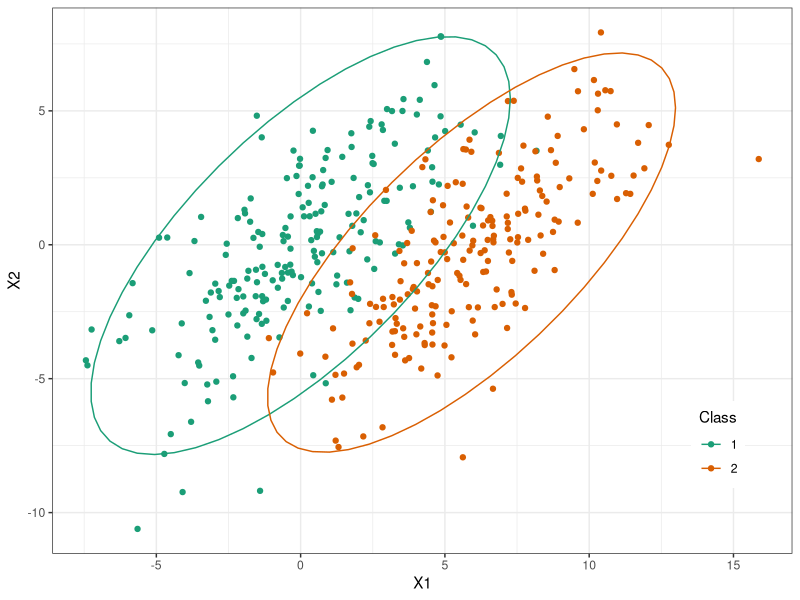
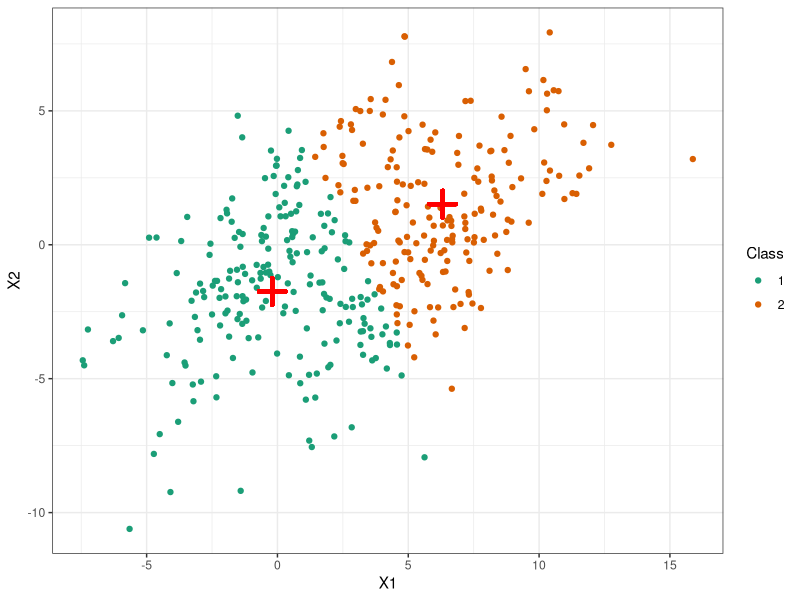
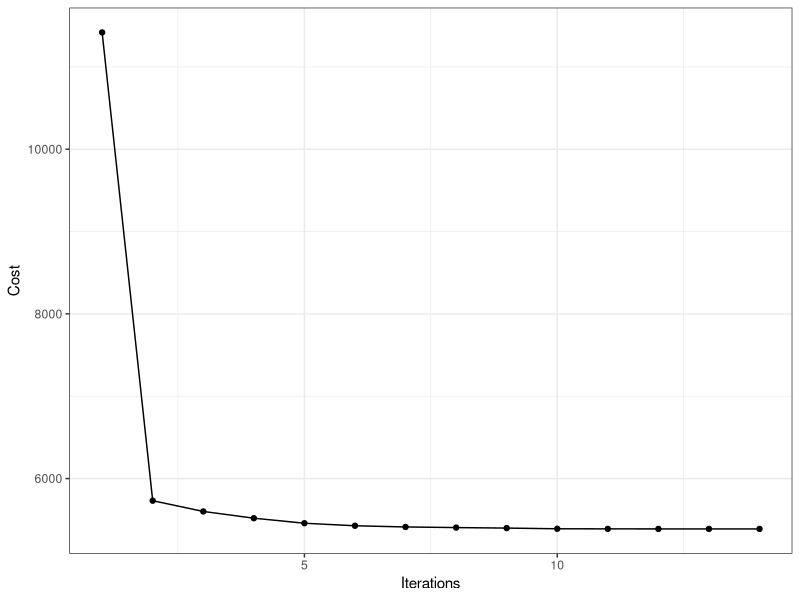
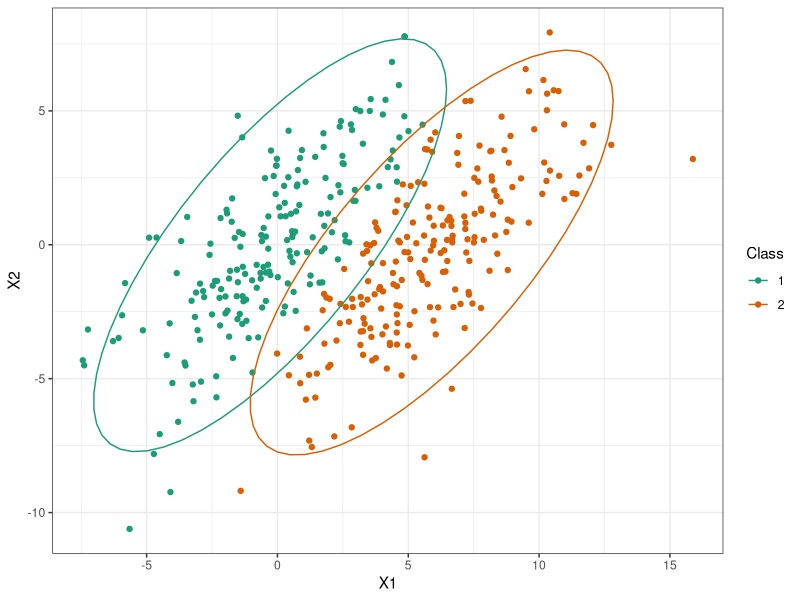
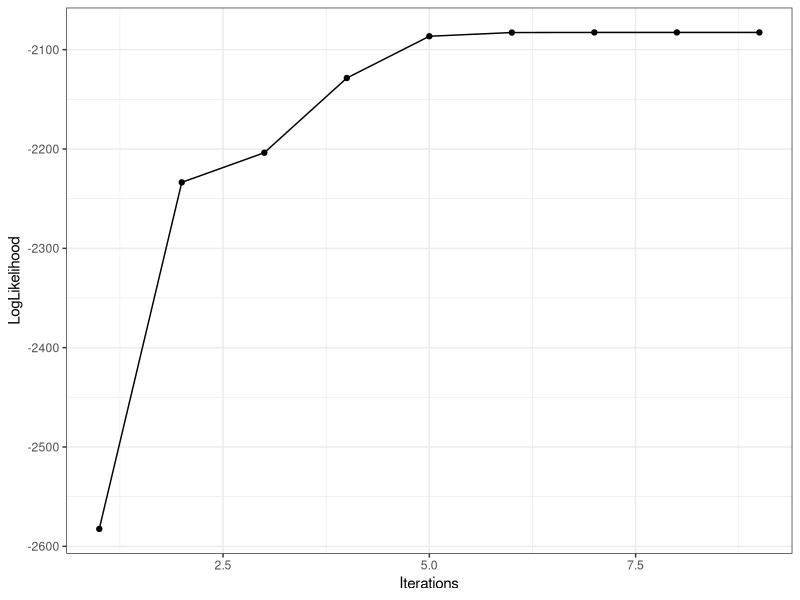

The R source for these figures, in order:
## ---- chunk 1
library(MASS)
library(ggplot2)
set.seed(101)
mu_1 <- c(0.1, 0.1); mu_2 <- c(6.0, 0.1)
Sigma <- matrix(c(10, 7, 7, 10), nrow = 2)
# Generate two samples
sample_1 <- mvrnorm(n=200, mu=mu_1, Sigma = Sigma)
sample_2 <- mvrnorm(n=200, mu=mu_2, Sigma = Sigma)

sample <- rbind(sample_1, sample_2)
colnames(sample) <- c("X1", "X2")
classes <- c(rep(1, 200), rep(2, 200))
data <- as.data.frame(sample)
data["Class"] <- as.factor(classes)
## ---- chunk 2
p <- ggplot(data, aes(X1, X2, color = Class)) +
  geom_point() + stat_ellipse(type = "norm") + theme_bw()
legend <- theme(legend.position = c(0.9, 0.2))
p + legend + scale_color_brewer(palette="Dark2")
## ---- chunk 3
cost <- function(x, centroid, R) {
  sum((x - t(centroid) %*% t(R)) ** 2)
}

km_e_step <- function(x, centroid, A) {
  norm_vec <- function(y) sqrt(sum(y^2)) # euclidean norm
  for (i in 1:nrow(A)) {
    dist_1 <- norm_vec(x[,i] - centroid[1,])
    dist_2 <- norm_vec(x[,i] - centroid[2,])
    k <- which.min(c(dist_1, dist_2))
    # assign r[i,k]
      if (k == 1) {
        A[i,] <- c(1,0)
      } else {
        A[i,] <- c(0,1)
      }
  }
  A
}

km_m_step <- function(x, centroid, A) {
  C1 <- x %*% A[,1] / sum(A[,1])
  C2 <- x %*% A[,2] / sum(A[,2])
  centroid <- matrix(c(C1,C2),ncol=2,byrow = TRUE)
  centroid
}

km_ <- function(x, centroid, R, max.iter) {
  cost_old <- 1L
  cost_new <- 0
  i <- 0
  cost_vec <- c()
  while ((cost_new != cost_old) & (i < max.iter)) {
    R <- R <- km_e_step(x, centroid, R)
    cost_old <- cost(x, centroid, R)
    cost_vec <- c(cost_vec, cost_old)
    centroid <- km_m_step(x, centroid, R)
    cost_new <- cost(x, centroid, R)
    cost_vec <- c(cost_vec, cost_new)
    i <- i + 1
  }
  cluster <- apply(t(R), FUN = which.max, MARGIN = 2)
  r <- list(centroid=centroid, R=R, cluster=cluster, cost=cost_vec)
  r
}

X <- t(sample)
R <- matrix(0, nrow=ncol(X), ncol=2)
centroid <- matrix(c(0,0,1,1),ncol=2,byrow=TRUE)
r <- km_(X, centroid, R, max.iter = 20)
mc_err <- mean(classes != r$cluster)
## ---- chunk 4
data <- data.frame("X1"=X[1,], "X2"=X[2,], "Class"=factor(r$cluster))
ggplot(data, aes(x=X1, y=X2, col=Class)) + geom_point() +
  geom_point(aes(x=r$centroid[1,1],y=r$centroid[1,2]),
             size=5, shape=3, color="red", stroke=2) +
  geom_point(aes(x=r$centroid[2,1],y=r$centroid[2,2]),
             size=5, shape=3, color="red", stroke=2) +
  theme_bw() + scale_color_brewer(palette="Dark2")

conv <- data.frame("Iterations" = 1:length(r$cost), "Cost" = r$cost)
ggplot(conv, aes(Iterations, Cost)) + geom_line() + geom_point() + theme_bw()
## ---- chunk 5
normal_density <- function(x, mean, sigma) {
  cf <- chol(Sigma)
  tmp <- backsolve(cf, t(x) - mean, transpose = TRUE)
  rss <- colSums(tmp^2)
  lv <- -sum(log(diag(cf))) - 0.5 * ncol(x) * log(2 * 
            pi) - 0.5 * rss
  exp(lv)
}
## ---- chunk 6
e_step <- function(x, theta) {
  mix.p <- c(theta[[1]], theta[[2]])
  mu_1 <- theta[[3]]; mu_2 <- theta[[4]]
  Sigma_1 <- theta[[5]]
  Sigma_2 <- theta[[6]]
  
  a <- mix.p[1] * normal_density(x, mean=mu_1, sigma=Sigma_1)
  b <- mix.p[2] * normal_density(x, mean=mu_2, sigma=Sigma_2)
  resp_1 <- a / (a+b)
  resp_2 <- b / (a+b)
  r <- list("loglik"=sum(log(a+b)), "responsibilities"=cbind(resp_1, resp_2))
  r
}

m_step <- function(x, resps) {
  mu_1.dagger <- as.vector(crossprod(resps[,1],x) / sum(resps[,1]))
  mu_2.dagger <- as.vector(crossprod(resps[,2],x) / sum(resps[,2]))
  
  Sigma_1.dagger <- t(resps[,1] * t(apply(x, 1, function(x) x - mu_1.dagger))) %*% 
    (resps[,1] * t(apply(x, 1, function(x) x - mu_1.dagger))) * 1/sum(resps[,1])
  Sigma_2.dagger <- t(resps[,2] * t(apply(x, 1, function(x) x - mu_2.dagger))) %*% 
    (resps[,2] * t(apply(x, 1, function(x) x - mu_2.dagger))) * 1/sum(resps[,2])
  
  pi_1.dagger <- sum(resps[,1]) / 400
  pi_2.dagger <- sum(resps[,2]) / 400
  
  r <- list(p1=pi_1.dagger, p2=pi_2.dagger, mu1=mu_1.dagger, mu2=mu_2.dagger,
            sig1=Sigma_1.dagger, sig2=Sigma_2.dagger)
  r
}

EM <- function(x, init, max.iter, tol=10e-4) {
  for (i in 1:max.iter) {
    if (i == 1) {
      E_ <- e_step(x, init)
      M_ <- m_step(x, E_$responsibilities)
      old.loglik <- E_$loglik
      loglik.vec <- E_$loglik
    } else {
      E_ <- e_step(x, M_)
      M_ <- m_step(x, E_$responsibilities)
      loglik.vec <- c(loglik.vec, E_$loglik)
      condition <- abs((E_$loglik - old.loglik))
      if (condition < tol) {
        break
      } else {
        old.loglik <- E_$loglik
      }
    }
  }
  list(p1=M_$p1, p2=M_$p2, mu1=M_$mu1, mu2=M_$mu2,
       sig1=M_$sig1, sig2=M_$sig2,
       responsibilities = E_$responsibilities, loglik = loglik.vec)
}
## ---- chunk 7
theta.init <- list(0.5, 0.5, c(0,0), c(1,1), diag(2), diag(2)) # initializations
res <- EM(sample, theta.init, 50)
pred <- apply(res$responsibilities, 1, function(row) which.max(row))
mc_err2 <- mean(pred != classes)
## ---- chunk 8
data <- data.frame(X1 = sample[,1], X2 = sample[,2], "Class" =  as.factor(pred))
p <- ggplot(data, aes(X1, X2, color = Class)) +
  geom_point() + stat_ellipse(type = "norm") +
  theme_bw() + scale_color_brewer(palette="Dark2")
p

conv <- data.frame("Iterations" = 1:length(res$loglik), "LogLikelihood" = res$loglik)
ggplot(conv, aes(Iterations, LogLikelihood)) + geom_line() + geom_point() + theme_bw()
## ---- chunk 9
data <- list()
for (i in 1:10) {
  sample_1 <- mvrnorm(n=200, mu=mu_1, Sigma = Sigma)
  sample_2 <- mvrnorm(n=200, mu=mu_2, Sigma = Sigma)
  sample <- rbind(sample_1, sample_2)
  colnames(sample) <- c("X1", "X2")

  data_i <- as.data.frame(sample)
  data_i["Class"] <- as.factor(c(rep(1, 200), rep(2, 200)))
  data[[i]] <- data_i
}
new_results <- data.frame("K_Means"=numeric(10),
                          "EM"=numeric(10),
                          "Absolute_Diff"=numeric(10))
for (i in 1:10) {
  X <- t(data[[i]][,c("X1", "X2")])
  r1 <- km_(X, centroid, R, max.iter=20)
  mc_err1 <- mean(classes != r1$cluster)
  new_results$K_Means[i] <- mc_err1
  
  r2 <- EM(t(X), theta.init, 50)
  pred <- apply(r2$responsibilities, 1, function(row) which.max(row))
  mc_err2 <- mean(classes != pred)
  new_results$EM[i] <- mc_err2
}
new_results$Absolute_Diff <- abs(new_results$K_Means - new_results$EM)
new_results
